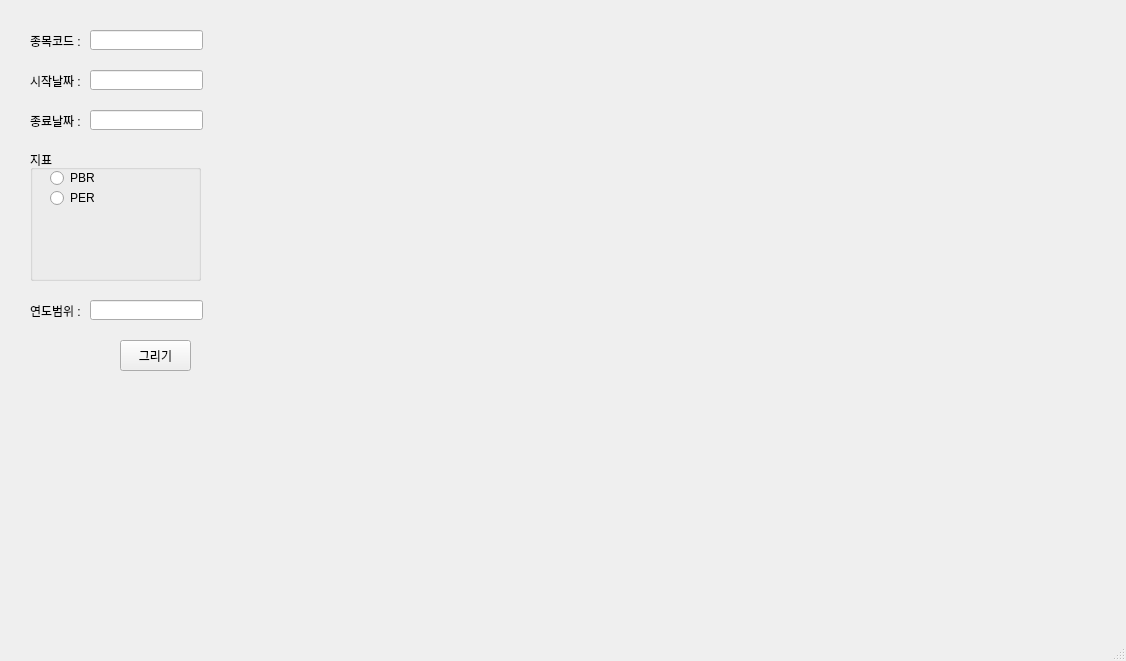
<?xml version="1.0" encoding="UTF-8"?>
<ui version="4.0">
 <class>MainWindow</class>
 <widget class="QMainWindow" name="MainWindow">
  <property name="geometry">
   <rect>
    <x>0</x>
    <y>0</y>
    <width>1126</width>
    <height>661</height>
   </rect>
  </property>
  <property name="windowTitle">
   <string>Historiador v0.1</string>
  </property>
  <widget class="QWidget" name="centralwidget">
   <widget class="QLabel" name="label_code">
    <property name="geometry">
     <rect>
      <x>30</x>
      <y>30</y>
      <width>61</width>
      <height>21</height>
     </rect>
    </property>
    <property name="text">
     <string>종목코드 :</string>
    </property>
   </widget>
   <widget class="QLabel" name="label_start">
    <property name="geometry">
     <rect>
      <x>30</x>
      <y>70</y>
      <width>61</width>
      <height>21</height>
     </rect>
    </property>
    <property name="text">
     <string>시작날짜 :</string>
    </property>
   </widget>
   <widget class="QLabel" name="label_end">
    <property name="geometry">
     <rect>
      <x>30</x>
      <y>110</y>
      <width>61</width>
      <height>21</height>
     </rect>
    </property>
    <property name="text">
     <string>종료날짜 :</string>
    </property>
   </widget>
   <widget class="QGroupBox" name="groupbox_index">
    <property name="geometry">
     <rect>
      <x>30</x>
      <y>150</y>
      <width>171</width>
      <height>131</height>
     </rect>
    </property>
    <property name="title">
     <string>지표</string>
    </property>
    <widget class="QRadioButton" name="button_PBR">
     <property name="geometry">
      <rect>
       <x>20</x>
       <y>20</y>
       <width>90</width>
       <height>16</height>
      </rect>
     </property>
     <property name="text">
      <string>PBR</string>
     </property>
    </widget>
    <widget class="QRadioButton" name="button_PER">
     <property name="geometry">
      <rect>
       <x>20</x>
       <y>40</y>
       <width>90</width>
       <height>16</height>
      </rect>
     </property>
     <property name="text">
      <string>PER</string>
     </property>
    </widget>
   </widget>
   <widget class="QLabel" name="label_range">
    <property name="geometry">
     <rect>
      <x>30</x>
      <y>300</y>
      <width>61</width>
      <height>21</height>
     </rect>
    </property>
    <property name="text">
     <string>연도범위 :</string>
    </property>
   </widget>
   <widget class="QPushButton" name="button_enter">
    <property name="geometry">
     <rect>
      <x>120</x>
      <y>340</y>
      <width>71</width>
      <height>31</height>
     </rect>
    </property>
    <property name="text">
     <string>그리기</string>
    </property>
   </widget>
   <widget class="QLineEdit" name="edit_code">
    <property name="geometry">
     <rect>
      <x>90</x>
      <y>30</y>
      <width>113</width>
      <height>20</height>
     </rect>
    </property>
   </widget>
   <widget class="QLineEdit" name="edit_start">
    <property name="geometry">
     <rect>
      <x>90</x>
      <y>70</y>
      <width>113</width>
      <height>20</height>
     </rect>
    </property>
   </widget>
   <widget class="QLineEdit" name="edit_end">
    <property name="geometry">
     <rect>
      <x>90</x>
      <y>110</y>
      <width>113</width>
      <height>20</height>
     </rect>
    </property>
   </widget>
   <widget class="QLineEdit" name="edit_range">
    <property name="geometry">
     <rect>
      <x>90</x>
      <y>300</y>
      <width>113</width>
      <height>20</height>
     </rect>
    </property>
   </widget>
   <widget class="QWidget" name="verticalLayoutWidget">
    <property name="geometry">
     <rect>
      <x>220</x>
      <y>10</y>
      <width>891</width>
      <height>581</height>
     </rect>
    </property>
    <layout class="QVBoxLayout" name="chart"/>
   </widget>
  </widget>
  <widget class="QMenuBar" name="menubar">
   <property name="geometry">
    <rect>
     <x>0</x>
     <y>0</y>
     <width>1126</width>
     <height>21</height>
    </rect>
   </property>
  </widget>
  <widget class="QStatusBar" name="statusbar"/>
 </widget>
 <resources/>
 <connections/>
</ui>
